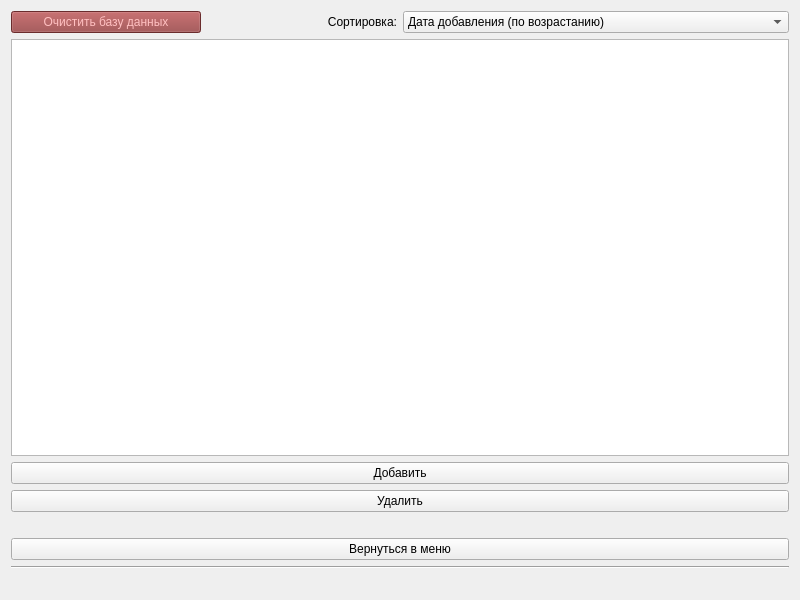
<?xml version="1.0" encoding="UTF-8"?>
<ui version="4.0">
 <class>DatabaseMenu</class>
 <widget class="QWidget" name="DatabaseMenu">
  <property name="geometry">
   <rect>
    <x>0</x>
    <y>0</y>
    <width>800</width>
    <height>600</height>
   </rect>
  </property>
  <property name="windowTitle">
   <string>Form</string>
  </property>
  <property name="styleSheet">
   <string notr="true"/>
  </property>
  <layout class="QGridLayout" name="gridLayout">
   <item row="5" column="0" colspan="2">
    <widget class="QPushButton" name="removeButton">
     <property name="styleSheet">
      <string notr="true"/>
     </property>
     <property name="text">
      <string>Удалить</string>
     </property>
    </widget>
   </item>
   <item row="15" column="0" colspan="2">
    <spacer name="verticalSpacer">
     <property name="orientation">
      <enum>Qt::Vertical</enum>
     </property>
     <property name="sizeType">
      <enum>QSizePolicy::Preferred</enum>
     </property>
     <property name="sizeHint" stdset="0">
      <size>
       <width>20</width>
       <height>20</height>
      </size>
     </property>
    </spacer>
   </item>
   <item row="17" column="0" colspan="2">
    <widget class="QPushButton" name="backBtn">
     <property name="styleSheet">
      <string notr="true"/>
     </property>
     <property name="text">
      <string>Вернуться в меню</string>
     </property>
    </widget>
   </item>
   <item row="1" column="0" colspan="2">
    <widget class="QTableView" name="databaseViewer">
     <property name="styleSheet">
      <string notr="true"/>
     </property>
    </widget>
   </item>
   <item row="0" column="1">
    <widget class="QComboBox" name="sortBox">
     <property name="styleSheet">
      <string notr="true"/>
     </property>
     <item>
      <property name="text">
       <string>Дата добавления (по возрастанию)</string>
      </property>
     </item>
     <item>
      <property name="text">
       <string>Дата добавления (по убыванию)</string>
      </property>
     </item>
     <item>
      <property name="text">
       <string>Название страны (по возрастанию)</string>
      </property>
     </item>
     <item>
      <property name="text">
       <string>Название страны (по убыванию)</string>
      </property>
     </item>
     <item>
      <property name="text">
       <string>Название столицы (по возрастанию)</string>
      </property>
     </item>
     <item>
      <property name="text">
       <string>Название столицы (по убыванию)</string>
      </property>
     </item>
     <item>
      <property name="text">
       <string>Численность населения (по возрастанию)</string>
      </property>
     </item>
     <item>
      <property name="text">
       <string>Численность населения (по убыванию)</string>
      </property>
     </item>
     <item>
      <property name="text">
       <string>Форма правления (по возрастанию)</string>
      </property>
     </item>
     <item>
      <property name="text">
       <string>Форма правления (по убыванию)</string>
      </property>
     </item>
     <item>
      <property name="text">
       <string>Адм. устройство (по возрастанию)</string>
      </property>
     </item>
     <item>
      <property name="text">
       <string>Адм. устройство (по убыванию)</string>
      </property>
     </item>
     <item>
      <property name="text">
       <string>Политический режим (по возрастанию)</string>
      </property>
     </item>
     <item>
      <property name="text">
       <string>Политический режим (по убыванию)</string>
      </property>
     </item>
    </widget>
   </item>
   <item row="18" column="0" rowspan="2" colspan="2">
    <widget class="Line" name="line">
     <property name="orientation">
      <enum>Qt::Horizontal</enum>
     </property>
    </widget>
   </item>
   <item row="0" column="0">
    <layout class="QHBoxLayout" name="horizontalLayout_3">
     <item>
      <widget class="QPushButton" name="clearButton">
       <property name="styleSheet">
        <string notr="true">background-color: rgb(149, 62, 63);
color: rgb(255, 192, 193);</string>
       </property>
       <property name="text">
        <string>Очистить базу данных</string>
       </property>
      </widget>
     </item>
     <item>
      <widget class="QLabel" name="sortLabel">
       <property name="styleSheet">
        <string notr="true"/>
       </property>
       <property name="text">
        <string>Сортировка:</string>
       </property>
       <property name="alignment">
        <set>Qt::AlignRight|Qt::AlignTrailing|Qt::AlignVCenter</set>
       </property>
      </widget>
     </item>
    </layout>
   </item>
   <item row="4" column="0" colspan="2">
    <widget class="QPushButton" name="addButton">
     <property name="styleSheet">
      <string notr="true"/>
     </property>
     <property name="text">
      <string>Добавить</string>
     </property>
    </widget>
   </item>
   <item row="20" column="0" colspan="2">
    <widget class="QLabel" name="statusLabel">
     <property name="styleSheet">
      <string notr="true">
color: rgb(212, 192, 255);</string>
     </property>
     <property name="text">
      <string/>
     </property>
    </widget>
   </item>
  </layout>
 </widget>
 <resources/>
 <connections/>
</ui>
